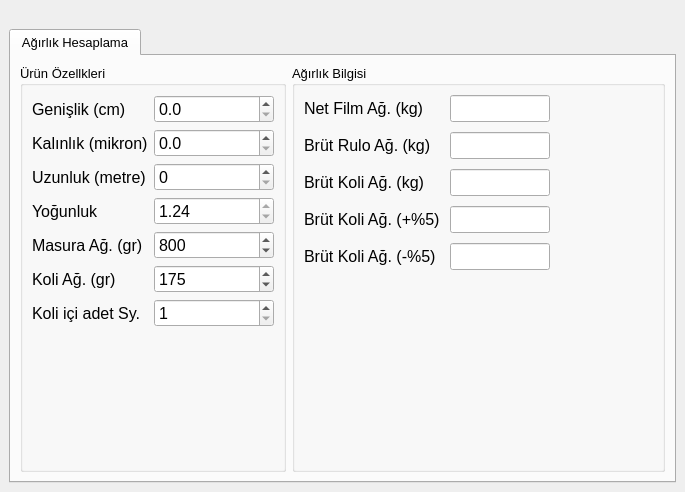
<?xml version="1.0" encoding="UTF-8"?>
<ui version="4.0">
 <class>MainWindow</class>
 <widget class="QMainWindow" name="MainWindow">
  <property name="geometry">
   <rect>
    <x>0</x>
    <y>0</y>
    <width>685</width>
    <height>492</height>
   </rect>
  </property>
  <property name="sizePolicy">
   <sizepolicy hsizetype="Fixed" vsizetype="Fixed">
    <horstretch>0</horstretch>
    <verstretch>0</verstretch>
   </sizepolicy>
  </property>
  <property name="windowTitle">
   <string>Rulo/Koli Ağırlık Hesaplama</string>
  </property>
  <property name="windowIcon">
   <iconset resource="resource.qrc">
    <normaloff>:/image/exa_icon.ico</normaloff>:/image/exa_icon.ico</iconset>
  </property>
  <widget class="QWidget" name="centralwidget">
   <layout class="QVBoxLayout" name="verticalLayout">
    <item>
     <widget class="QLabel" name="label_14">
      <property name="maximumSize">
       <size>
        <width>298</width>
        <height>105</height>
       </size>
      </property>
      <property name="text">
       <string/>
      </property>
      <property name="pixmap">
       <pixmap resource="resource.qrc">:/image/exaplast.png</pixmap>
      </property>
      <property name="scaledContents">
       <bool>true</bool>
      </property>
     </widget>
    </item>
    <item>
     <widget class="QTabWidget" name="tabWidget">
      <property name="font">
       <font>
        <pointsize>10</pointsize>
       </font>
      </property>
      <property name="currentIndex">
       <number>0</number>
      </property>
      <widget class="QWidget" name="tab">
       <attribute name="title">
        <string>Ağırlık Hesaplama</string>
       </attribute>
       <layout class="QHBoxLayout" name="horizontalLayout_4">
        <item>
         <layout class="QHBoxLayout" name="horizontalLayout_3">
          <item>
           <widget class="QGroupBox" name="groupBox">
            <property name="title">
             <string>Ürün Özellkleri</string>
            </property>
            <layout class="QHBoxLayout" name="horizontalLayout">
             <item>
              <layout class="QFormLayout" name="formLayout">
               <item row="0" column="0">
                <widget class="QLabel" name="label">
                 <property name="minimumSize">
                  <size>
                   <width>0</width>
                   <height>25</height>
                  </size>
                 </property>
                 <property name="font">
                  <font>
                   <pointsize>12</pointsize>
                  </font>
                 </property>
                 <property name="text">
                  <string>Genişlik (cm)</string>
                 </property>
                </widget>
               </item>
               <item row="0" column="1">
                <widget class="QDoubleSpinBox" name="genislik">
                 <property name="minimumSize">
                  <size>
                   <width>120</width>
                   <height>25</height>
                  </size>
                 </property>
                 <property name="maximumSize">
                  <size>
                   <width>200</width>
                   <height>16777215</height>
                  </size>
                 </property>
                 <property name="font">
                  <font>
                   <pointsize>12</pointsize>
                  </font>
                 </property>
                 <property name="decimals">
                  <number>1</number>
                 </property>
                </widget>
               </item>
               <item row="1" column="0">
                <widget class="QLabel" name="label_2">
                 <property name="minimumSize">
                  <size>
                   <width>0</width>
                   <height>25</height>
                  </size>
                 </property>
                 <property name="font">
                  <font>
                   <pointsize>12</pointsize>
                  </font>
                 </property>
                 <property name="text">
                  <string>Kalınlık (mikron)</string>
                 </property>
                </widget>
               </item>
               <item row="1" column="1">
                <widget class="QDoubleSpinBox" name="kalinlik">
                 <property name="minimumSize">
                  <size>
                   <width>0</width>
                   <height>25</height>
                  </size>
                 </property>
                 <property name="maximumSize">
                  <size>
                   <width>200</width>
                   <height>16777215</height>
                  </size>
                 </property>
                 <property name="font">
                  <font>
                   <pointsize>12</pointsize>
                  </font>
                 </property>
                 <property name="decimals">
                  <number>1</number>
                 </property>
                </widget>
               </item>
               <item row="2" column="0">
                <widget class="QLabel" name="label_3">
                 <property name="minimumSize">
                  <size>
                   <width>0</width>
                   <height>25</height>
                  </size>
                 </property>
                 <property name="font">
                  <font>
                   <pointsize>12</pointsize>
                  </font>
                 </property>
                 <property name="text">
                  <string>Uzunluk (metre)</string>
                 </property>
                </widget>
               </item>
               <item row="2" column="1">
                <widget class="QSpinBox" name="uzunluk">
                 <property name="minimumSize">
                  <size>
                   <width>0</width>
                   <height>25</height>
                  </size>
                 </property>
                 <property name="maximumSize">
                  <size>
                   <width>200</width>
                   <height>16777215</height>
                  </size>
                 </property>
                 <property name="font">
                  <font>
                   <pointsize>12</pointsize>
                  </font>
                 </property>
                 <property name="maximum">
                  <number>9999</number>
                 </property>
                </widget>
               </item>
               <item row="3" column="0">
                <widget class="QLabel" name="label_4">
                 <property name="minimumSize">
                  <size>
                   <width>0</width>
                   <height>25</height>
                  </size>
                 </property>
                 <property name="font">
                  <font>
                   <pointsize>12</pointsize>
                  </font>
                 </property>
                 <property name="text">
                  <string>Yoğunluk</string>
                 </property>
                </widget>
               </item>
               <item row="3" column="1">
                <widget class="QDoubleSpinBox" name="yogunluk">
                 <property name="minimumSize">
                  <size>
                   <width>0</width>
                   <height>25</height>
                  </size>
                 </property>
                 <property name="maximumSize">
                  <size>
                   <width>200</width>
                   <height>16777215</height>
                  </size>
                 </property>
                 <property name="font">
                  <font>
                   <pointsize>12</pointsize>
                  </font>
                 </property>
                 <property name="readOnly">
                  <bool>true</bool>
                 </property>
                 <property name="value">
                  <double>1.240000000000000</double>
                 </property>
                </widget>
               </item>
               <item row="4" column="0">
                <widget class="QLabel" name="label_6">
                 <property name="minimumSize">
                  <size>
                   <width>0</width>
                   <height>25</height>
                  </size>
                 </property>
                 <property name="font">
                  <font>
                   <pointsize>12</pointsize>
                  </font>
                 </property>
                 <property name="text">
                  <string>Masura Ağ. (gr)</string>
                 </property>
                </widget>
               </item>
               <item row="4" column="1">
                <widget class="QSpinBox" name="masura_ag">
                 <property name="minimumSize">
                  <size>
                   <width>0</width>
                   <height>25</height>
                  </size>
                 </property>
                 <property name="maximumSize">
                  <size>
                   <width>200</width>
                   <height>16777215</height>
                  </size>
                 </property>
                 <property name="font">
                  <font>
                   <pointsize>12</pointsize>
                  </font>
                 </property>
                 <property name="maximum">
                  <number>10000</number>
                 </property>
                 <property name="value">
                  <number>800</number>
                 </property>
                </widget>
               </item>
               <item row="5" column="0">
                <widget class="QLabel" name="label_7">
                 <property name="minimumSize">
                  <size>
                   <width>0</width>
                   <height>25</height>
                  </size>
                 </property>
                 <property name="font">
                  <font>
                   <pointsize>12</pointsize>
                  </font>
                 </property>
                 <property name="text">
                  <string>Koli Ağ. (gr)</string>
                 </property>
                </widget>
               </item>
               <item row="5" column="1">
                <widget class="QSpinBox" name="koli_ag">
                 <property name="minimumSize">
                  <size>
                   <width>0</width>
                   <height>25</height>
                  </size>
                 </property>
                 <property name="maximumSize">
                  <size>
                   <width>200</width>
                   <height>16777215</height>
                  </size>
                 </property>
                 <property name="font">
                  <font>
                   <pointsize>12</pointsize>
                  </font>
                 </property>
                 <property name="maximum">
                  <number>10000</number>
                 </property>
                 <property name="value">
                  <number>175</number>
                 </property>
                </widget>
               </item>
               <item row="6" column="0">
                <widget class="QLabel" name="label_8">
                 <property name="minimumSize">
                  <size>
                   <width>0</width>
                   <height>25</height>
                  </size>
                 </property>
                 <property name="font">
                  <font>
                   <pointsize>12</pointsize>
                  </font>
                 </property>
                 <property name="text">
                  <string>Koli içi adet Sy.</string>
                 </property>
                </widget>
               </item>
               <item row="6" column="1">
                <widget class="QSpinBox" name="koli_ici_adet">
                 <property name="minimumSize">
                  <size>
                   <width>0</width>
                   <height>25</height>
                  </size>
                 </property>
                 <property name="maximumSize">
                  <size>
                   <width>200</width>
                   <height>16777215</height>
                  </size>
                 </property>
                 <property name="font">
                  <font>
                   <pointsize>12</pointsize>
                  </font>
                 </property>
                 <property name="minimum">
                  <number>1</number>
                 </property>
                 <property name="maximum">
                  <number>1000</number>
                 </property>
                </widget>
               </item>
              </layout>
             </item>
            </layout>
           </widget>
          </item>
          <item>
           <widget class="QGroupBox" name="groupBox_2">
            <property name="title">
             <string>Ağırlık Bilgisi</string>
            </property>
            <layout class="QHBoxLayout" name="horizontalLayout_2">
             <item>
              <layout class="QFormLayout" name="formLayout_2">
               <property name="horizontalSpacing">
                <number>10</number>
               </property>
               <property name="verticalSpacing">
                <number>10</number>
               </property>
               <item row="0" column="0">
                <widget class="QLabel" name="label_9">
                 <property name="minimumSize">
                  <size>
                   <width>0</width>
                   <height>25</height>
                  </size>
                 </property>
                 <property name="font">
                  <font>
                   <pointsize>12</pointsize>
                  </font>
                 </property>
                 <property name="text">
                  <string>Net Film Ağ. (kg)</string>
                 </property>
                </widget>
               </item>
               <item row="0" column="1">
                <widget class="QLineEdit" name="netfilm">
                 <property name="minimumSize">
                  <size>
                   <width>100</width>
                   <height>25</height>
                  </size>
                 </property>
                 <property name="maximumSize">
                  <size>
                   <width>100</width>
                   <height>16777215</height>
                  </size>
                 </property>
                 <property name="font">
                  <font>
                   <pointsize>12</pointsize>
                  </font>
                 </property>
                 <property name="maxLength">
                  <number>4</number>
                 </property>
                 <property name="readOnly">
                  <bool>true</bool>
                 </property>
                </widget>
               </item>
               <item row="1" column="0">
                <widget class="QLabel" name="label_10">
                 <property name="minimumSize">
                  <size>
                   <width>0</width>
                   <height>25</height>
                  </size>
                 </property>
                 <property name="font">
                  <font>
                   <pointsize>12</pointsize>
                  </font>
                 </property>
                 <property name="text">
                  <string>Brüt Rulo Ağ. (kg)</string>
                 </property>
                </widget>
               </item>
               <item row="1" column="1">
                <widget class="QLineEdit" name="brut_rulo">
                 <property name="minimumSize">
                  <size>
                   <width>0</width>
                   <height>25</height>
                  </size>
                 </property>
                 <property name="maximumSize">
                  <size>
                   <width>100</width>
                   <height>16777215</height>
                  </size>
                 </property>
                 <property name="font">
                  <font>
                   <pointsize>12</pointsize>
                  </font>
                 </property>
                 <property name="maxLength">
                  <number>4</number>
                 </property>
                 <property name="readOnly">
                  <bool>true</bool>
                 </property>
                </widget>
               </item>
               <item row="2" column="0">
                <widget class="QLabel" name="label_11">
                 <property name="minimumSize">
                  <size>
                   <width>0</width>
                   <height>25</height>
                  </size>
                 </property>
                 <property name="font">
                  <font>
                   <pointsize>12</pointsize>
                  </font>
                 </property>
                 <property name="text">
                  <string>Brüt Koli Ağ. (kg)</string>
                 </property>
                </widget>
               </item>
               <item row="2" column="1">
                <widget class="QLineEdit" name="brut_koli">
                 <property name="minimumSize">
                  <size>
                   <width>0</width>
                   <height>25</height>
                  </size>
                 </property>
                 <property name="maximumSize">
                  <size>
                   <width>100</width>
                   <height>16777215</height>
                  </size>
                 </property>
                 <property name="font">
                  <font>
                   <pointsize>12</pointsize>
                  </font>
                 </property>
                 <property name="maxLength">
                  <number>4</number>
                 </property>
                 <property name="readOnly">
                  <bool>true</bool>
                 </property>
                </widget>
               </item>
               <item row="3" column="0">
                <widget class="QLabel" name="label_12">
                 <property name="minimumSize">
                  <size>
                   <width>0</width>
                   <height>25</height>
                  </size>
                 </property>
                 <property name="font">
                  <font>
                   <pointsize>12</pointsize>
                  </font>
                 </property>
                 <property name="text">
                  <string>Brüt Koli Ağ. (+%5)</string>
                 </property>
                </widget>
               </item>
               <item row="3" column="1">
                <widget class="QLineEdit" name="brut_koli_arti_tol">
                 <property name="minimumSize">
                  <size>
                   <width>0</width>
                   <height>25</height>
                  </size>
                 </property>
                 <property name="maximumSize">
                  <size>
                   <width>100</width>
                   <height>16777215</height>
                  </size>
                 </property>
                 <property name="font">
                  <font>
                   <pointsize>12</pointsize>
                  </font>
                 </property>
                 <property name="maxLength">
                  <number>4</number>
                 </property>
                 <property name="readOnly">
                  <bool>true</bool>
                 </property>
                </widget>
               </item>
               <item row="4" column="0">
                <widget class="QLabel" name="label_13">
                 <property name="minimumSize">
                  <size>
                   <width>0</width>
                   <height>25</height>
                  </size>
                 </property>
                 <property name="font">
                  <font>
                   <pointsize>12</pointsize>
                  </font>
                 </property>
                 <property name="text">
                  <string>Brüt Koli Ağ. (-%5)</string>
                 </property>
                </widget>
               </item>
               <item row="4" column="1">
                <widget class="QLineEdit" name="brut_koli_eksi_tol">
                 <property name="minimumSize">
                  <size>
                   <width>0</width>
                   <height>25</height>
                  </size>
                 </property>
                 <property name="maximumSize">
                  <size>
                   <width>100</width>
                   <height>16777215</height>
                  </size>
                 </property>
                 <property name="font">
                  <font>
                   <pointsize>12</pointsize>
                  </font>
                 </property>
                 <property name="maxLength">
                  <number>4</number>
                 </property>
                 <property name="readOnly">
                  <bool>true</bool>
                 </property>
                </widget>
               </item>
              </layout>
             </item>
            </layout>
           </widget>
          </item>
         </layout>
        </item>
       </layout>
      </widget>
     </widget>
    </item>
   </layout>
  </widget>
 </widget>
 <tabstops>
  <tabstop>genislik</tabstop>
  <tabstop>kalinlik</tabstop>
  <tabstop>uzunluk</tabstop>
  <tabstop>yogunluk</tabstop>
  <tabstop>masura_ag</tabstop>
  <tabstop>koli_ag</tabstop>
  <tabstop>koli_ici_adet</tabstop>
  <tabstop>netfilm</tabstop>
  <tabstop>brut_rulo</tabstop>
  <tabstop>brut_koli</tabstop>
  <tabstop>brut_koli_arti_tol</tabstop>
  <tabstop>brut_koli_eksi_tol</tabstop>
 </tabstops>
 <resources>
  <include location="resource.qrc"/>
 </resources>
 <connections/>
</ui>
